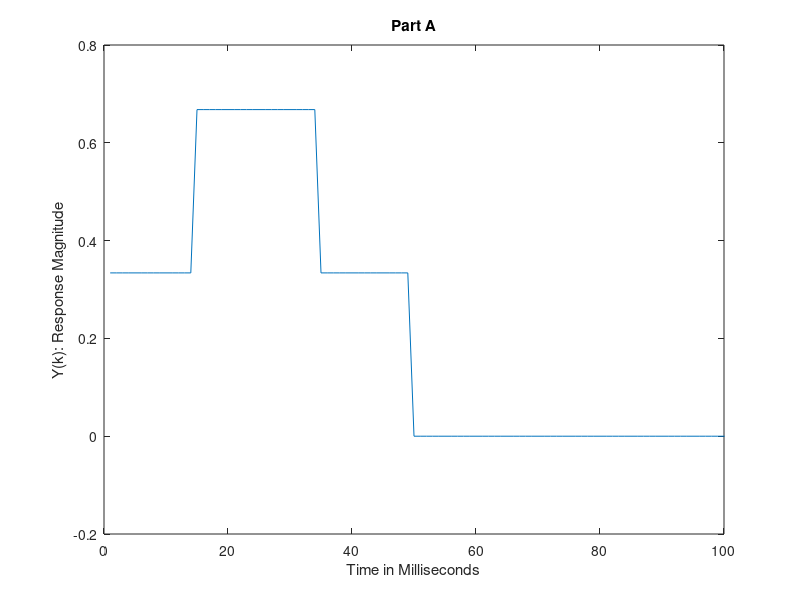
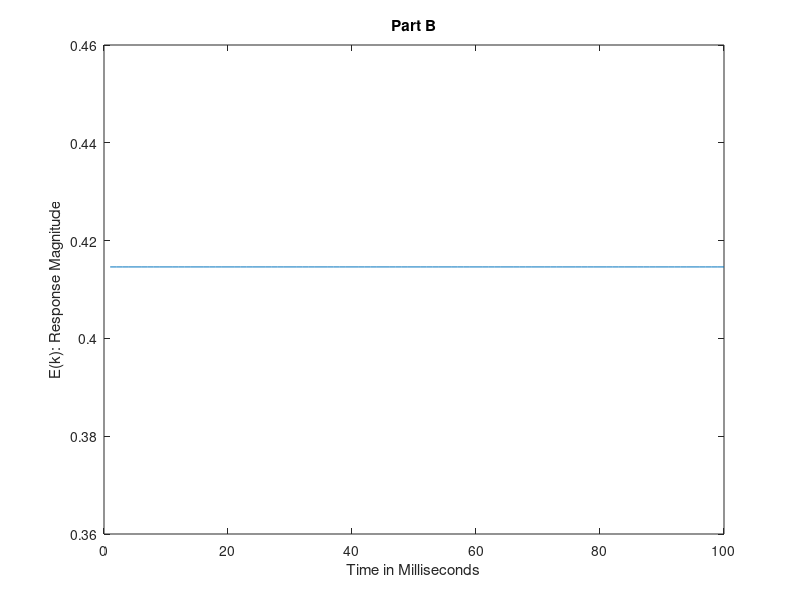
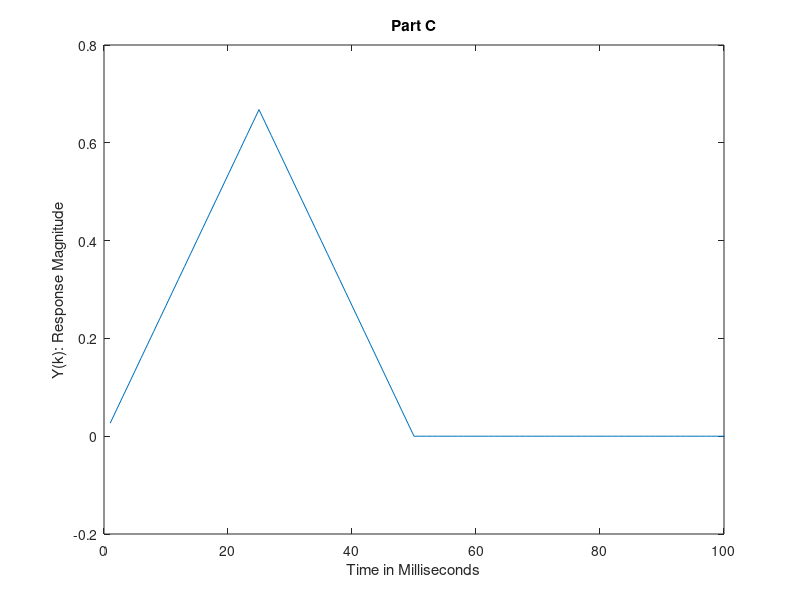

Write the MATLAB code that produced these figures, in order.
% System Simulation Problem 2
% Written by Josh Humphrey

%% Part A
% Assume a ZOH function that lasts for one half second
zoh = zeros(1,1000);
for count = 1:100
    if count < 50
        if count < 15
            zoh(1,count) = 0.5;
        end
        if count >= 15 && count < 35
            zoh(1,count) = 1;
        end
        if count >= 35 && count < 50
            zoh(1, count) = 0.5;
        end
    else
        zoh(1,count) = 0;
    end
    
end
    
ykm4 = 0;
ykm3 = 0;
ykm2 = 0;
ykm1 = 0;
ekm3 = 0;
ekm2 = 0;
ekm1 = 0;
ek = zoh;

for i = 1:100
    yk = (77.376*ekm2+189.904*ekm1+16.16*ek(i)-ykm4-14*ykm3-99.862*ykm1)*(1/285.32);
    ykm4 = ykm3;
    ykm3 = ykm2;
    ykm2 = ykm1;
    ykm1 = yk;
    ekm3 = ekm2;
    ekm2 = ekm1;
    ekm1 = ek;
end

    figure(1)
    plot(yk)
    title('Part A')
    xlim([0,100])
    xlabel('Time in Milliseconds')
    ylabel('Y(k): Response Magnitude')
    
%% Part B
stepVector = ones(1,100);
ykm4 = 0;
ykm3 = 0;
ykm2 = 0;
ykm1 = 0;
ekm3 = 0;
ekm2 = 0;
ekm1 = 0;
ek = stepVector;

for i = 1:100
    yk = (77.376*ekm2+189.904*ekm1+16.16*ek(i)-ykm4-14*ykm3-99.862*ykm1)*(1/285.32);
    ykm4 = ykm3;
    ykm3 = ykm2;
    ykm2 = ykm1;
    ykm1 = yk;
    ekm3 = ekm2;
    ekm2 = ekm1;
    ekm1 = ek;
    ek = stepVector-ykm1;
end

    figure(2)
    plot(yk)
    title('Part B')
    xlim([0,100])
    xlabel('Time in Milliseconds')
    ylabel('E(k): Response Magnitude')

%% Part C
toh = zeros(1,1000);
i = 1;
for count = 1:100
    if count < 50
        if count < 25
            toh(1, count) = count/25;
        end
        if count > 25

            toh(1, count) = toh(25-i);
            i = 1 + i;
        end
        if count == 25
            toh(1, count) = 1;
        end
    else
        toh(1,count) = 0;
    end
    
end
    
ykm4 = 0;
ykm3 = 0;
ykm2 = 0;
ykm1 = 0;
ekm3 = 0;
ekm2 = 0;
ekm1 = 0;
ek = toh;

for i = 1:100
    yk = (77.376*ekm2+189.904*ekm1+16.16*ek(i)-ykm4-14*ykm3-99.862*ykm1)*(1/285.32);
    ykm4 = ykm3;
    ykm3 = ykm2;
    ykm2 = ykm1;
    ykm1 = yk;
    ekm3 = ekm2;
    ekm2 = ekm1;
    ekm1 = ek;
end

    figure(3)
    plot(yk)
    title('Part C')
    xlim([0,100])
    xlabel('Time in Milliseconds')
    ylabel('Y(k): Response Magnitude')
    
%% Part D
% No clue
